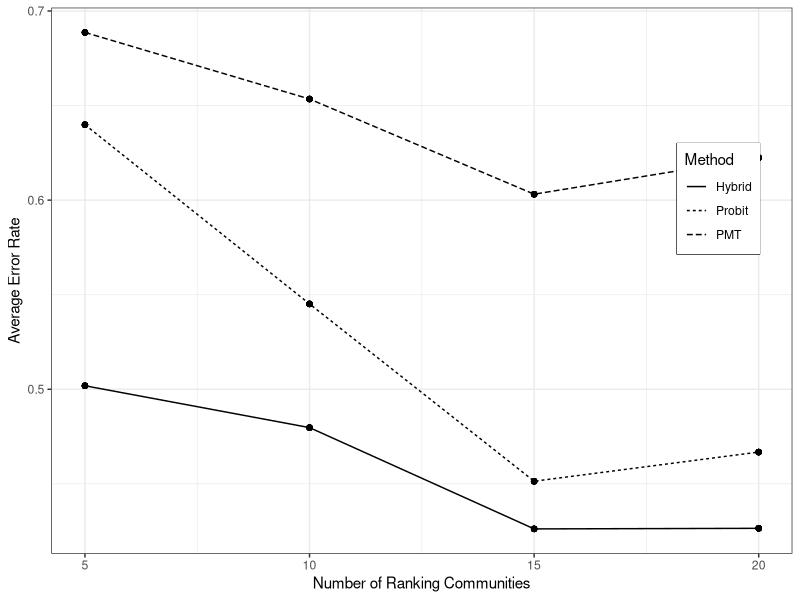
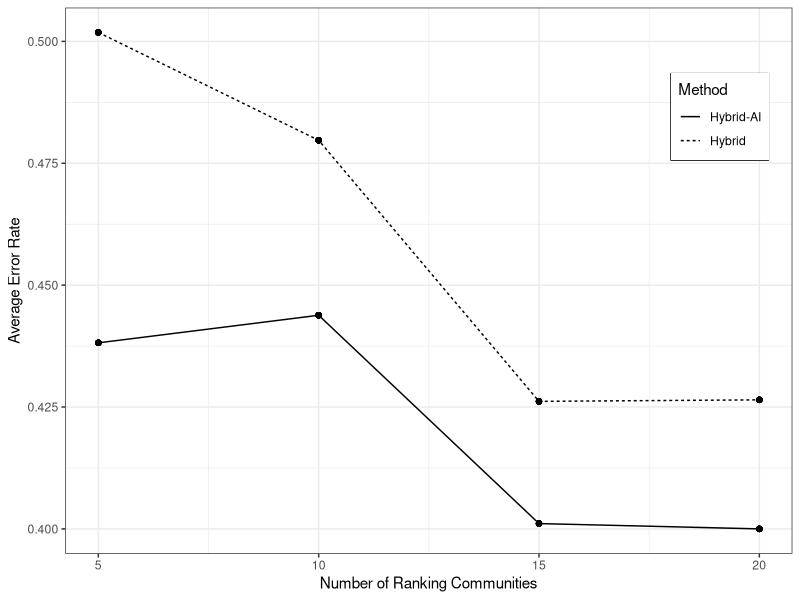
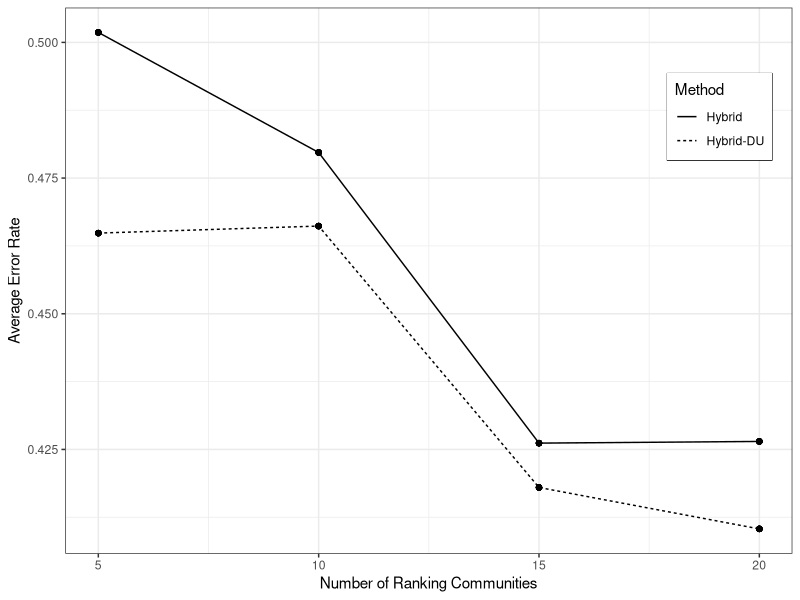
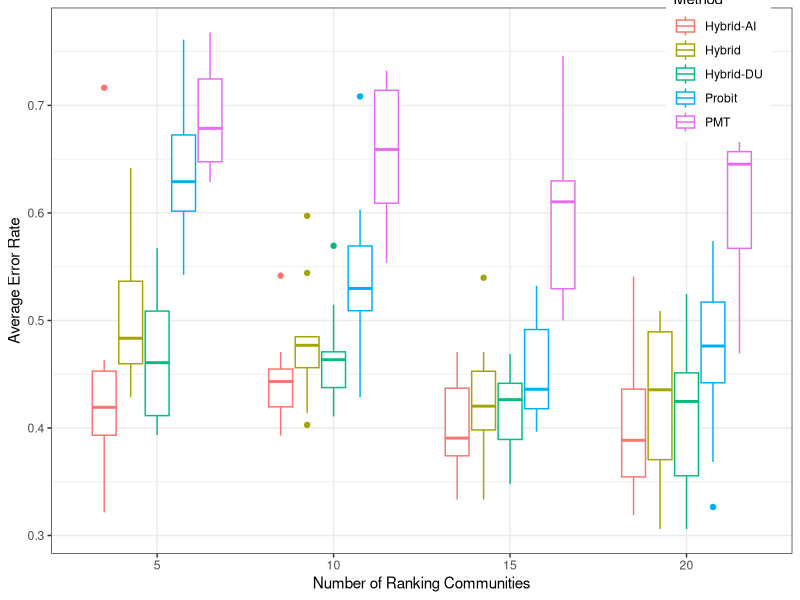
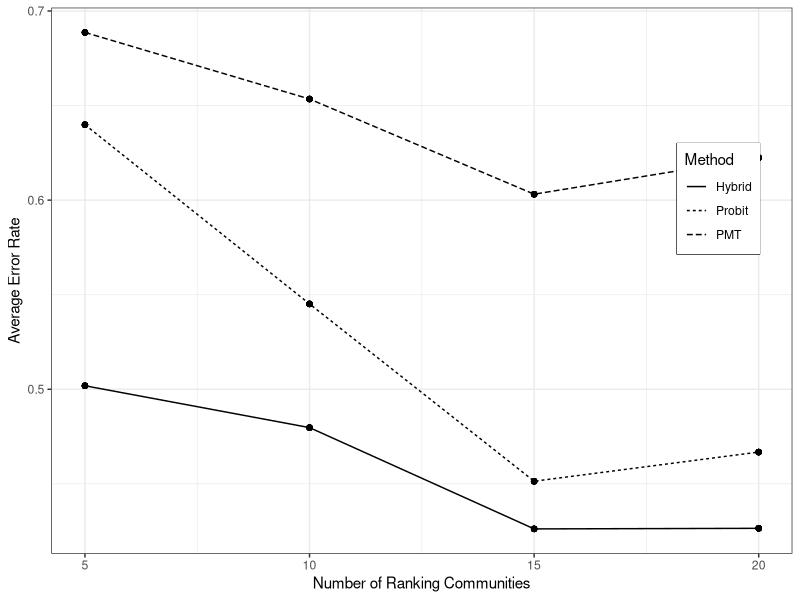
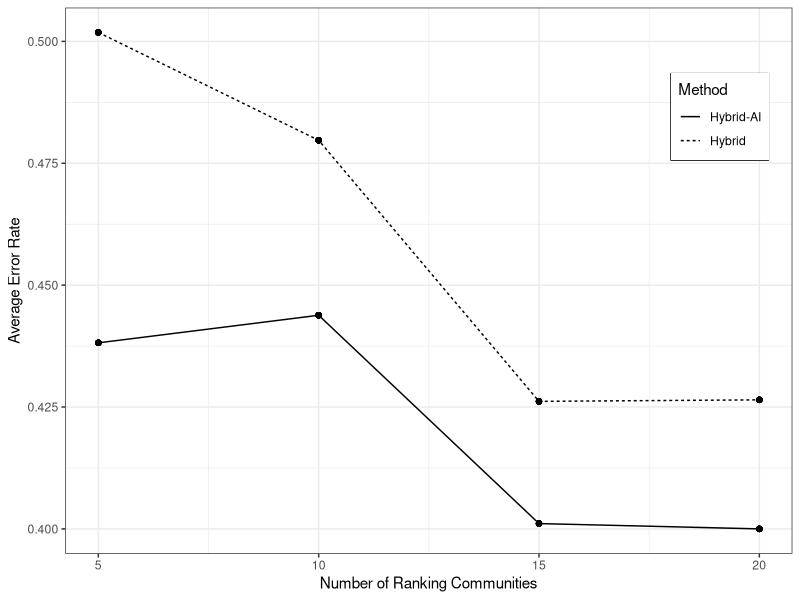
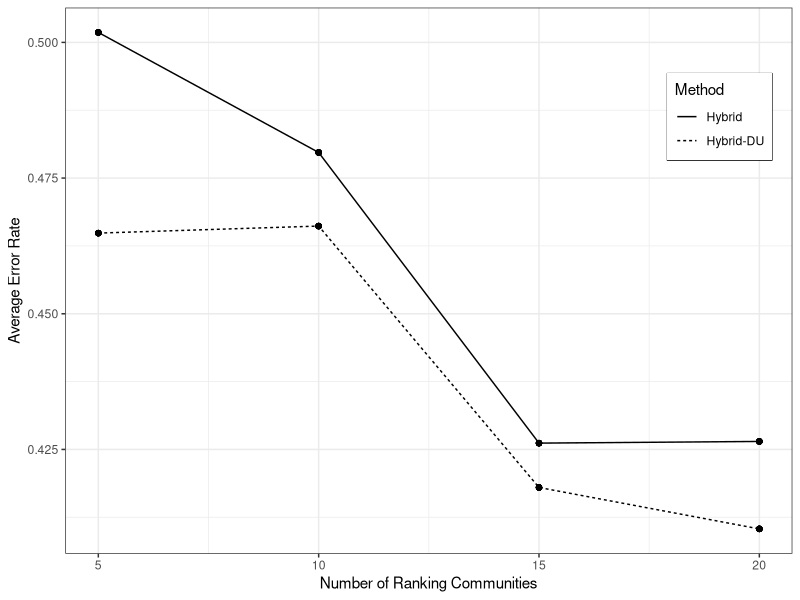

R code for these plots, in order: (Note: this script raises an error after producing the figures.)
library(dplyr)
library(ggplot2)
library(reshape2)

all_results <- read.csv("Hillebrecht Analysis/all_results.csv")

all_coef <- read.csv("Hillebrecht Analysis/coef_total_sample.csv")

#### --- ERROR RATE PLOTS ----------------------------------

plot_data <- all_results %>%  mutate(IER = 1-Precision,
                                     EER = 1-Sensitivity) %>%
  melt(id.var = c("Method", "CBT_ncomm")) %>%
  mutate(Method = factor(Method, levels = c("Hybrid Score (corrected)","Hybrid Score","CBT Score", "CBT Score (corrected)","CBT DU", "CBT Logit", "PMT OLS"),
                         labels = c("Hybrid-AI-EC","Hybrid-AI","Hybrid","Hybrid-EC","Hybrid-DU", "Probit", "PMT"))) %>%
  group_by(Method, CBT_ncomm, variable) %>%
  mutate(mean = mean(value ),
         min = min(value),
         max = max(value))%>%ungroup


plot_data %>%
  subset(variable %in% c( "IER") & Method %in% c("Hybrid", "PMT", "Probit")  )%>%
  ggplot() + geom_line(aes(x = CBT_ncomm, y = mean, linetype = Method)) +
  geom_point(aes(x = CBT_ncomm, y = mean)) +
  #geom_linerange(aes(x = CBT_ncomm, ymin = min,ymax=max, linetype = Method))+
  theme_bw() +
  labs(x = "Number of Ranking Communities", y = "Average Error Rate")+ 
  theme(legend.position = c(0.9, 0.65))+
  theme(legend.box.background = element_rect(colour = "black"))

ggsave("Hillebrecht Analysis/ER_hybrid.pdf", width = 8, height = 5)


plot_data %>%
  subset(variable %in% c( "IER") & Method %in% c("Hybrid", "Hybrid-AI")  )%>%
  ggplot() + geom_line(aes(x = CBT_ncomm, y = mean, linetype = Method)) +
  geom_point(aes(x = CBT_ncomm, y = mean)) +
  #geom_linerange(aes(x = CBT_ncomm, ymin = min,ymax=max, linetype = Method))+
  theme_bw() +
  labs(x = "Number of Ranking Communities", y = "Average Error Rate")+ 
  theme(legend.position = c(0.9, 0.8))+
  theme(legend.box.background = element_rect(colour = "black"))

ggsave("Hillebrecht Analysis/ER_hybrid_AI.pdf", width = 8, height = 5)

plot_data %>%
  subset(variable %in% c( "IER") & Method %in% c("Hybrid", "Hybrid-DU")  )%>%
  ggplot() + geom_line(aes(x = CBT_ncomm, y = mean, linetype = Method)) +
  geom_point(aes(x = CBT_ncomm, y = mean)) +
  #geom_linerange(aes(x = CBT_ncomm, ymin = min,ymax=max, linetype = Method))+
  theme_bw() +
  labs(x = "Number of Ranking Communities", y = "Average Error Rate")+ 
  theme(legend.position = c(0.9, 0.8))+
  theme(legend.box.background = element_rect(colour = "black"))

ggsave("Hillebrecht Analysis/ER_hybrid_DU.pdf", width = 8, height = 5)



all_results %>%  mutate(IER = 1-Precision,
                        EER = 1-Sensitivity) %>%
  melt(id.var = c("Method", "CBT_ncomm")) %>%
  mutate(Method = factor(Method, levels = c("Hybrid Score (corrected)","Hybrid Score","CBT Score", "CBT Score (corrected)","CBT DU", "CBT Logit", "PMT OLS"),
                         labels = c("Hybrid-AI-EC","Hybrid-AI","Hybrid","Hybrid-EC","Hybrid-DU", "Probit", "PMT"))) %>%
  subset(variable %in% c( "IER") & Method %in% c("Hybrid", "PMT", "Probit", "Hybrid-DU", "Hybrid-AI")  )%>%
  ggplot() + geom_boxplot(aes(x = as.factor(CBT_ncomm), y = value,colour = Method)) +
  #geom_point(aes(x = CBT_ncomm, y = mean)) +
  #geom_linerange(aes(x = CBT_ncomm, ymin = min,ymax=max, linetype = Method))+
  theme_bw() +
  labs(x = "Number of Ranking Communities", y = "Average Error Rate")+ 
  theme(legend.position = c(0.9, 0.9))

#### --- COEFFICIENT PLOTS ----------------------------------

variable_labels <- read.csv("Data/Burkina Faso/Cleaning/variables.csv")
#variable_labels_add <- data.frame(Name = "connected", Definition = "Elite connection")

#variable_labels <- rbind(variable_labels, variable_labels_add)

score_order <- all_coef %>% merge(variable_labels, by.x = "parameter", by.y = "Name") %>% 
  dplyr::select(Definition,Category, CB_beta_rank_mean) %>%
  subset(CB_beta_rank_mean != 0)%>% #remove elite connection 0
  melt(id.vars = c("Definition", "Category")) %>%
  group_by(Definition, Category,variable) %>%
  summarise(mean = mean(value)) %>%
  group_by(Category,variable) %>%
  mutate(std_mean =mean/mean(abs(mean))) %>%
  arrange(Category,mean) 

all_coef %>%merge(variable_labels, by.x = "parameter", by.y = "Name") %>% 
  dplyr::select(Definition, Category, CB_beta_rank_mean, PMT_beta) %>%
  subset(CB_beta_rank_mean != 0)%>% #remove elite connection 0
  melt(id.vars = c("Definition", "Category")) %>%
  group_by(Definition, Category, variable) %>%
  summarise(mean = mean(value)) %>% ungroup() %>%
  group_by(variable) %>%
  mutate(std_mean = mean/mean(abs(mean))) %>%
  ungroup() %>%
  mutate(Definition = factor(Definition, levels = score_order$Definition),
         variable = factor(variable, levels = c("CB_beta_rank_mean", "PMT_beta"),
                           labels = c("Hybrid", "PMT")))%>%
  ggplot() + 
  geom_col(aes(x = Definition, y = std_mean, fill = variable ),position =  position_dodge(width = 0.5)) +
  #facet_grid(Category~., scales = "free_y")+
  coord_flip() + 
  theme_bw() +
  labs(x = "", y = "Standardized Coefficient Estimate") +
  scale_fill_grey("Method") +
  theme(legend.position = c(.9,.9), 
        legend.box.background = element_rect(colour = "black"))


ggsave("Hillebrecht Analysis/coef_score_hillebrecht.pdf", width = 12, height = 12)

all_coef %>%merge(variable_labels, by.x = "parameter", by.y = "Name") %>%
  dplyr::select(Definition, Category, CB_beta_rank_mean, CB_beta_rank_mean_noelite) %>%
  subset(CB_beta_rank_mean != 0)%>% #remove elite connection 0
  melt(id.vars = c("Definition", "Category")) %>%
  group_by(Definition, Category, variable) %>%
  summarise(mean = mean(value)) %>% ungroup() %>%
  group_by(variable) %>%
  mutate(std_mean = mean/mean(abs(mean))) %>%
  mutate(Definition = factor(Definition, levels = score_order$Definition),
         variable = factor(variable, levels = c("CB_beta_rank_mean", "CB_beta_rank_mean_noelite"),
                           labels = c("Hybrid", "Hybrid-EC")))%>%
  ggplot() + 
  geom_col(aes(x = Definition, y = std_mean, fill = variable ), position = position_dodge(width = 0.5)) +
  #facet_grid(Category~., scales = "free_y")+
  coord_flip() + 
  theme_bw() +
  labs(x = "", y = "Standardized Coefficient Estimate") +
  scale_fill_grey("Method")+
  theme(legend.position = c(.9,.9), 
        legend.box.background = element_rect(colour = "black"))

ggsave("Hillebrecht Analysis/coef_score_EC_hillebrecht.pdf", width = 12, height = 12)
